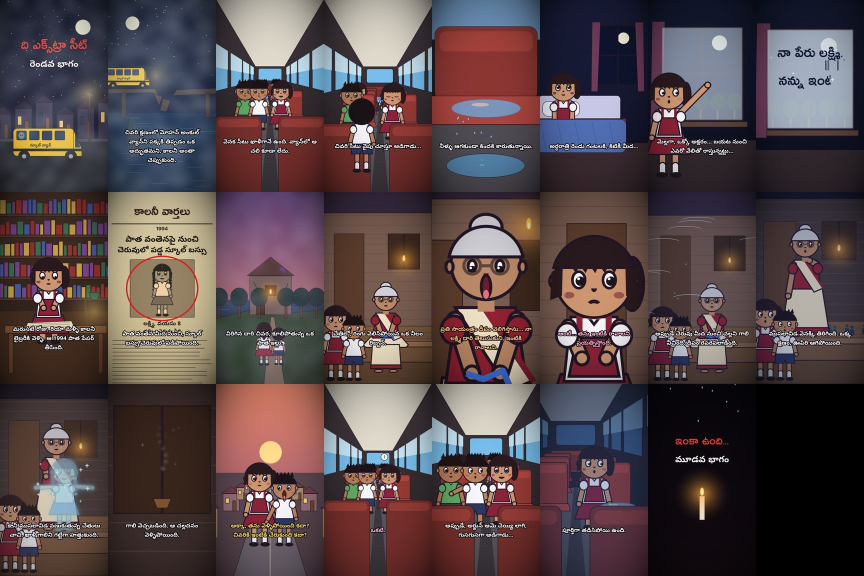
#> input picture extra-seat-part2/cartoon/contact_sheet.jpg, 1728 x 1152 px (shown at 1/2 size); its folder holds only this picture in this run
$ python -i render.py   (imports and definitions only)
#> lines starting #> are read from the running program, lines starting #| are printed output that depends on the picture
"""Render 'The Extra Seat: Part 2' as a 9:16 horror short with Tenglish voice-over.
Usage: python3 render.py <vo_dir> <work_dir> <out.mp4>
"""
import sys, os, math, random, subprocess, wave
from multiprocessing import Pool
import numpy as np
from PIL import Image, ImageDraw, ImageFilter, ImageFont, ImageChops

sys.path.insert(0, os.path.dirname(os.path.abspath(__file__)))
from script import SCENES

W, H, FPS, SR = 1080, 1920, 24, 44100
LEAD = 0.35
VO, WORK, OUT = sys.argv[1], sys.argv[2], sys.argv[3]
# [1 line not run here, left out]
FB = "/usr/share/fonts/opentype/inter/Inter-Bold.otf"
FX = "/usr/share/fonts/opentype/inter/Inter-ExtraBold.otf"
FS = "/usr/share/fonts/truetype/freefont/FreeSerifItalic.ttf"
FSB = "/usr/share/fonts/truetype/liberation/LiberationSerif-Bold.ttf"
font = lambda p, s: ImageFont.truetype(p, s)

def wav_dur(p):
    with wave.open(p) as w:
        return w.getnframes() / w.getframerate()

# ---------------------------------------------------------------- timeline
TL, t = [], 0.0
# [5 lines not run here, left out]
TOTAL = t

# ---------------------------------------------------------------- drawing helpers
BW, BH = int(W * 1.12), int(H * 1.12)

# [218 lines left out: functions grad, glow, layer, person, van_interior, bg, not called in this run]

# ---------------------------------------------------------------- overlays
rng = np.random.default_rng(7)
def make_fog():
    n = rng.random((60, 34)).astype(np.float32)
    f = Image.fromarray((n * 255).astype(np.uint8)).resize((W * 2, H), Image.BICUBIC).filter(ImageFilter.GaussianBlur(40))
    return np.asarray(f).astype(np.float32) / 255.0
FOG = None
GRAIN = None
yy, xx = np.ogrid[:H, :W]
VIG = (1 - 0.75 * np.clip((((xx - W / 2) / (W * .62)) ** 2 + ((yy - H / 2) / (H * .62)) ** 2), 0, 1))[..., None].astype(np.float32)

# [27 lines left out: functions wrap, caption_img, not called in this run]

FLICKER = {"lake_house", "old_woman", "old_woman_close", "porch_wind", "porch_dark", "library", "end", "embrace"}
DRIPS = {"van_wet", "wet_close", "wet_beside"}
FOGGY = {"title", "bridge", "window_fog", "fog_message", "lake_house", "porch_wind", "porch_dark", "lamp_out", "embrace", "end", "wet_beside", "van_whisper"}

def render_scene(i):
    global FOG, GRAIN
    if FOG is None:
        FOG = make_fog(); GRAIN = [rng.normal(0, 9, (H, W, 1)).astype(np.float32) for _ in range(6)]
    sc = TL[i]; v = sc["visual"]
    base = bg(v)
    n = int(round(sc["dur"] * FPS))
    out = f"{WORK}/{sc['id']}.mp4"
    chunks = sc["caption"].split("|")
    special = v in ("title", "end")
    weights = np.array([len(c) for c in chunks], float); cum = np.concatenate([[0], np.cumsum(weights / weights.sum())])
    caps = [caption_img(c, center=special, big=v in ("title", "end")) for c in chunks]
    zoom_in = i % 2 == 0
    p = subprocess.Popen(["ffmpeg", "-y", "-loglevel", "error", "-f", "rawvideo", "-pix_fmt", "rgb24", "-s", f"{W}x{H}", "-r", str(FPS), "-i", "-",
                          "-c:v", "libx264", "-preset", "veryfast", "-crf", "20", "-pix_fmt", "yuv420p", out], stdin=subprocess.PIPE)
    dx0, dx1, dy0, dy1 = (.55, .63, .40, .58) if v == "van_wet" else (.30, .70, .60, .95)
    drops = [[random.uniform(dx0, dx1) * W, random.uniform(0, 1), random.uniform(.6, 1.4)] for _ in range(6 if v == "van_wet" else 10)]
    for k in range(n):
        tt = k / FPS; u = k / max(n - 1, 1)
        z = 1.0 + 0.08 * (u if zoom_in else 1 - u)
        cw, ch = int(BW / z / 1.12 * 1.0), int(BH / z / 1.12)
        cw, ch = int(W * 1.12 / z), int(H * 1.12 / z)
        ox, oy = (BW - cw) // 2, (BH - ch) // 2 + int(20 * math.sin(u * math.pi))
        fr = base.crop((ox, oy, ox + cw, oy + ch)).resize((W, H), Image.BILINEAR)
        if v == "fog_message":
            txt = "Naa peru Lakshmi.\nNannu intiki\nteesukellu."
            reveal = min(1, max(0, (tt - LEAD) / max(sc["vo"], 1)))
            m = Image.new("L", (W, H), 0); dm = ImageDraw.Draw(m)
            nch = int(len(txt) * reveal)
            dm.multiline_text((W // 2, int(H * .40)), txt[:nch], font=font(FS, 92), fill=255, anchor="mm", align="center", spacing=30)
            m = m.filter(ImageFilter.GaussianBlur(3))
            dark = Image.new("RGB", (W, H), (10, 16, 30))
            fr = Image.composite(dark, fr, m)
            # dripping trails under letters
        if v in DRIPS:
            dd = ImageDraw.Draw(fr)
            for dr in drops:
                y = ((dr[1] + tt * dr[2] * .35) % 1.0)
                yy0 = H * (dy0 + (dy1 - dy0) * y)
                dd.ellipse([dr[0] - 5, yy0 - 12, dr[0] + 5, yy0 + 7], fill=(160, 200, 230))
        a = np.asarray(fr).astype(np.float32)
        if v in FOGGY:
            off = int((tt * 30 + i * 200) % W)
            fog = FOG[:, off:off + W][..., None]
            a = a * (1 - .30 * fog) + 150 * .30 * fog * (0.5 if v not in ("window_fog", "fog_message") else 1.0)
        bright = 1.0
        if v in FLICKER:
            bright = 0.92 + 0.08 * math.sin(tt * 13) * math.sin(tt * 3.7)
            if v == "porch_dark" and random.random() < .08: bright = 0.55
            if v == "porch_wind" and tt > sc["vo"] * .5 and random.random() < .1: bright = 0.6
        if v == "lamp_out":
            bright = 1.0 if tt < LEAD + .6 else max(0.55, 1 - (tt - LEAD - .6) * 2)
        if v == "wet_beside" and tt > sc["dur"] - 1.6 and (k // 3) % 4 == 0:
            a = np.asarray(layer(Image.fromarray(np.clip(a, 0, 255).astype(np.uint8)), lambda d: person(d, W * .62, H * .80, 900, (180, 210, 230, 70)), blur=10)).astype(np.float32)
        a = a * bright * VIG + GRAIN[k % 6]
        # fade in/out
        fa = min(1, tt / .35, (sc["dur"] - tt) / .35)
        a *= max(0, fa)
        fr = Image.fromarray(np.clip(a, 0, 255).astype(np.uint8))
        ct = (tt - LEAD) / sc["vo"] if sc["vo"] else 0
        ci = int(np.clip(np.searchsorted(cum, ct, side="right") - 1, 0, len(chunks) - 1))
        if special or tt >= LEAD * .5:
            fr.paste(caps[ci], (0, 0), caps[ci])
        p.stdin.write(fr.tobytes())
    p.stdin.close(); p.wait()
    return out

# ---------------------------------------------------------------- audio
# [80 lines left out: function synth_audio, not called in this run]

# [13 lines not run here, left out]

>>> import cv2
>>> picture = cv2.imread('cartoon/contact_sheet.jpg', cv2.IMREAD_GRAYSCALE)
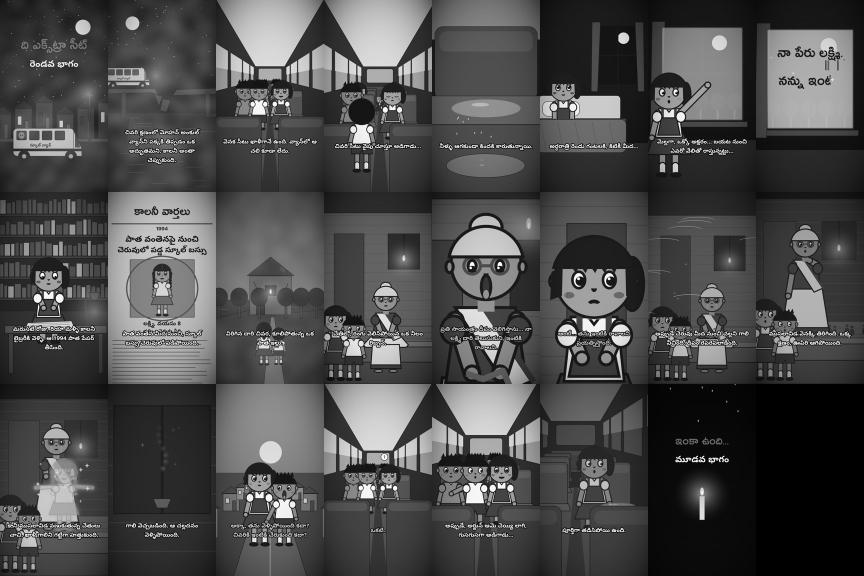
#> picture: shape (1152, 1728) (shown at 1/2 size); min 0, max 255, mean 75.6
>>> result = render_scene(picture)
#> in make_fog, `f = Image.fromarray((n * 255).astype(np.uint8)).resize((W * 2, H), Ima..`:
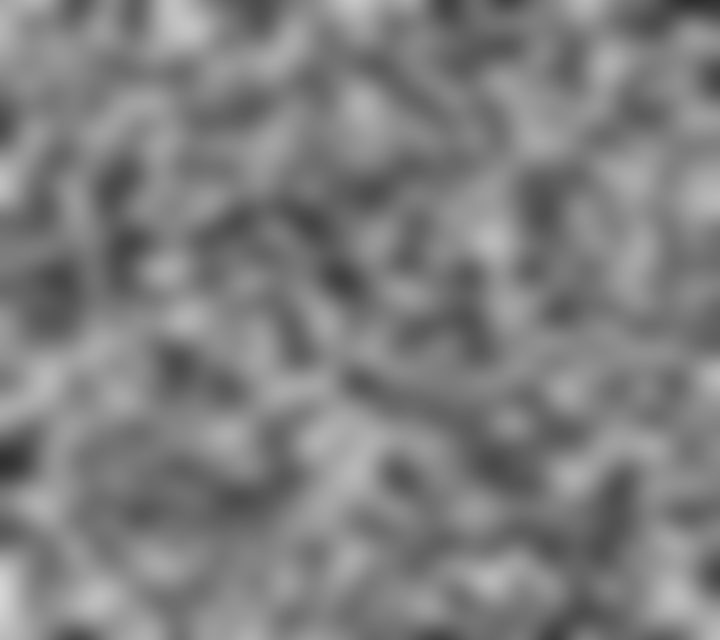
#> f: PIL image 2160x1920 L (shown at 1/3 size); min 45, max 214, mean 126.8
#> (the run stopped early here; a loop or call above may not have finished)
